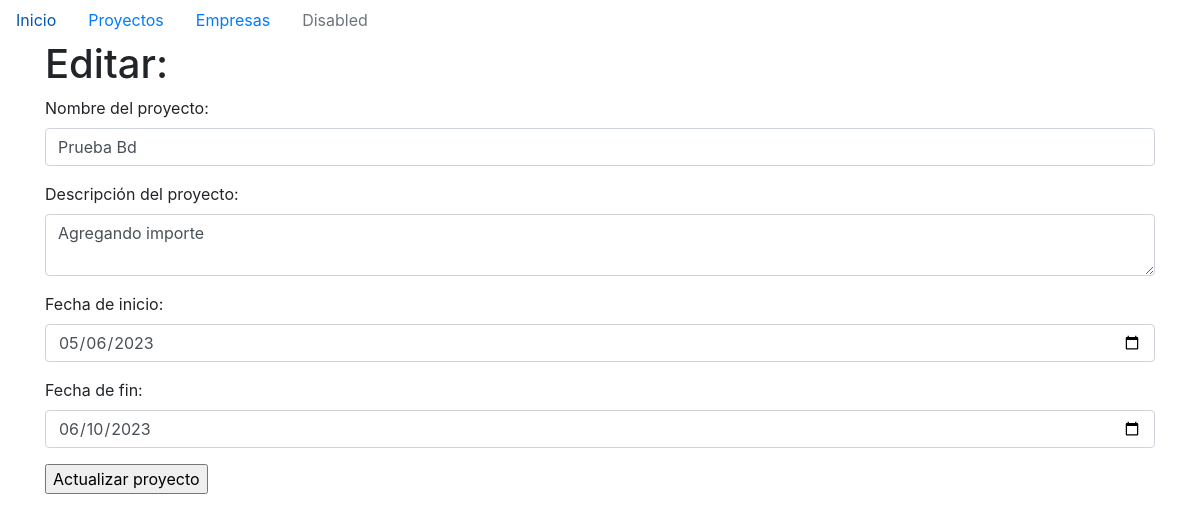
Before: /proyecto/editar/1 with the older database file.
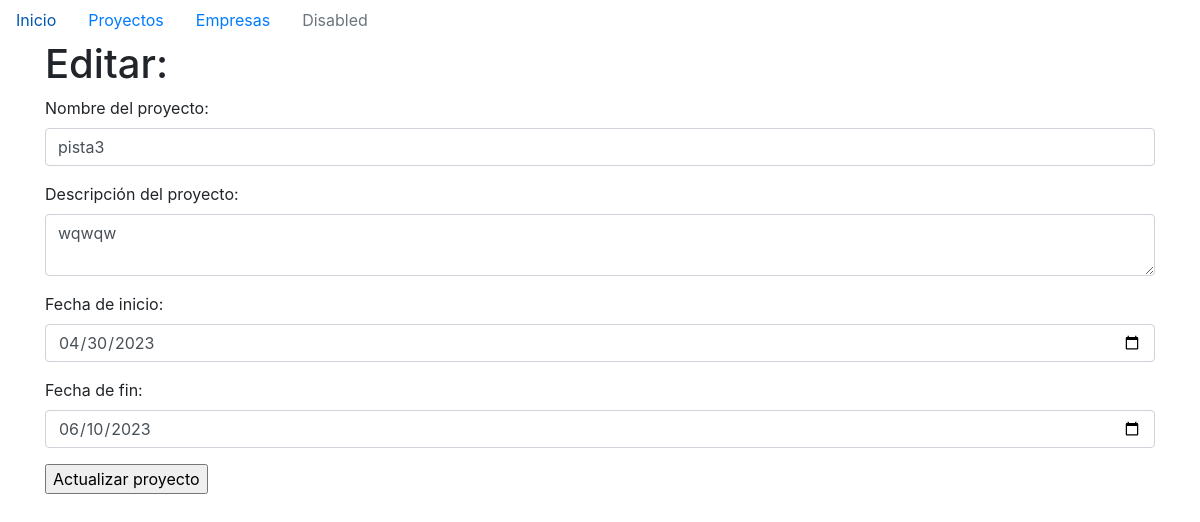
After: the same page with the newer database file.
### models/proyecto.py (models this page shows)
class Proyecto(db.Model):
    id = db.Column(db.Integer, primary_key= True, autoincrement=True)
    nombre = db.Column(db.String(100), nullable=False, unique=True)
    descripcion = db.Column(db.String(200))
    fecha_inicio = db.Column(db.Date, nullable=False)
    fecha_final = db.Column(db.Date, nullable=False)

### main.py (the view, shortened to what this page needs)
@app.route('/proyecto/editar/<int:id>', methods= ['POST', 'GET'] )
def editar_proyecto(id):
    proyecto = Proyecto.query.get(id)
    return render_template('edit_proyectos.html',proyecto=proyecto)

### templates/edit_proyectos.html (shortened to what this page needs)
{% extends 'base.html' %}
{% block content %}
<h1>Editar:</h1>
<form action="/proyecto/editar/{{proyecto.id}}" method="POST">
    <div class="form-group">
      <label for="nombre">Nombre del proyecto:</label>
      <input type="text" id="nombre" name="nombre" class="form-control" required value="{{proyecto.nombre}}"/>
    </div>
    <div class="form-group">
      <label for="descripcion">Descripción del proyecto:</label>
      <textarea  id="descripcion" name="descripcion" class="form-control" required>{{proyecto.descripcion}}</textarea>
    </div>
    <div class="form-group">
      <label for="fecha_inicio">Fecha de inicio:</label>
      <input type="date" id="fecha_inicio" name="fecha_inicio" class="form-control" required value="{{ proyecto.fecha_inicio.strftime('%Y-%m-%d') if proyecto.fecha_inicio else '' }}">
    </div>
    <div class="form-group">
      <label for="fecha_final">Fecha de fin:</label>
      <input type="date" id="fecha_final" name="fecha_final" class="form-control" required value="{{proyecto.fecha_final.strftime('%Y-%m-%d') if proyecto.fecha_final else ''}}">
    </div>
    <input type="submit" name="accion" value="Actualizar proyecto">
  </form>
  {% endblock %}

Changed rows visible on the page:
changed Proyecto: nombre "Prueba Bd" → "pista3"; descripcion "Agregando importe" → "wqwqw"; fecha_inicio "05/06/2023" → "04/30/2023"
